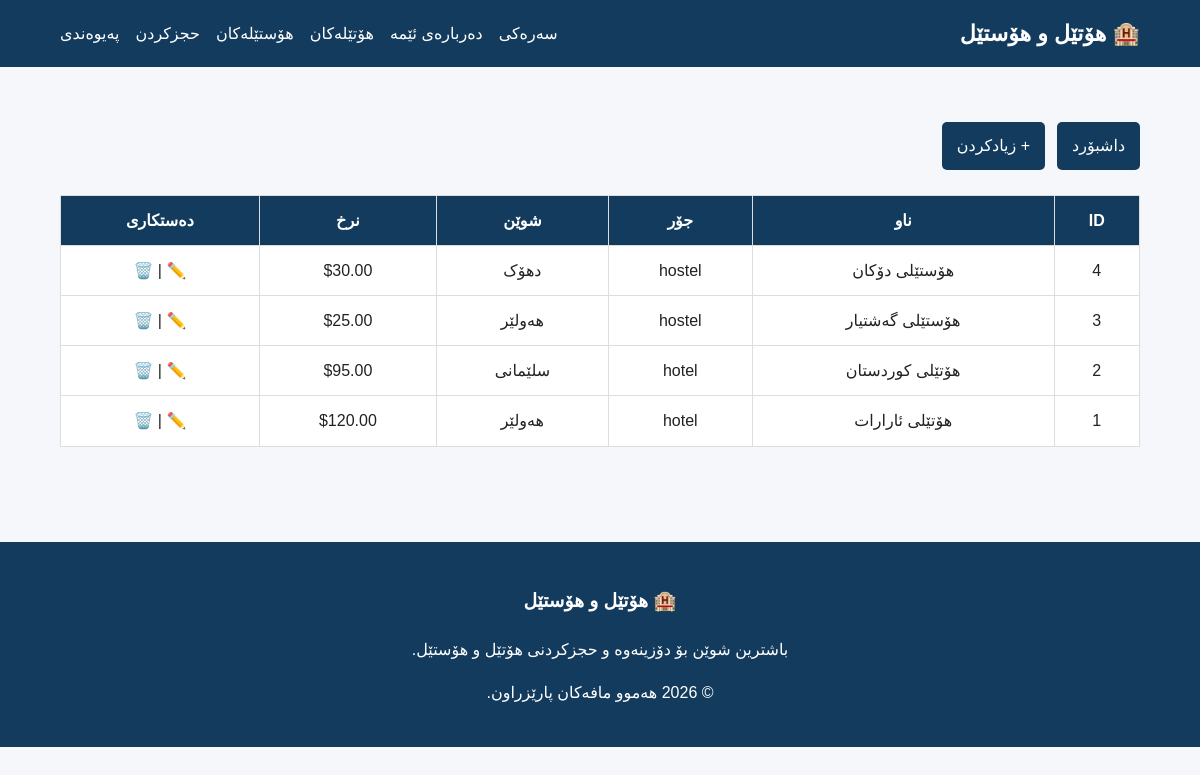
/admin/hotels.php (signed in), run on the app's committed database.
### tables this page shows
CREATE TABLE properties (
 id INT AUTO_INCREMENT PRIMARY KEY,
 name VARCHAR(255) NOT NULL,
 type ENUM('hotel','hostel') NOT NULL,
 location VARCHAR(255) NOT NULL,
 price DECIMAL(10,2) NOT NULL,
 image VARCHAR(500) NOT NULL,
 description TEXT NOT NULL,
 services TEXT,
 created_at TIMESTAMP DEFAULT CURRENT_TIMESTAMP
);

### admin/hotels.php (the view)
<?php require_once "../includes/db.php";require_once "../includes/auth.php";require_admin();$items=$conn->query("SELECT * FROM properties ORDER BY id DESC")->fetchAll(PDO::FETCH_ASSOC);$page_title="شوێنەکان";$root="../";include "../includes/header.php"; ?>
<section class="section"><div class="container"><div class="admin-menu"><a href="index.php">داشبۆرد</a><a href="add_hotel.php">+ زیادکردن</a></div><table><tr><th>ID</th><th>ناو</th><th>جۆر</th><th>شوێن</th><th>نرخ</th><th>دەستکاری</th></tr><?php foreach($items as $p): ?><tr><td><?= $p["id"] ?></td><td><?= htmlspecialchars($p["name"]) ?></td><td><?= $p["type"] ?></td><td><?= htmlspecialchars($p["location"]) ?></td><td>$<?= $p["price"] ?></td><td><a href="edit_hotel.php?id=<?= $p["id"] ?>">✏️</a> | <a href="delete_hotel.php?id=<?= $p["id"] ?>" onclick="return confirm('دڵنیایت؟')">🗑️</a></td></tr><?php endforeach; ?></table></div></section><?php include "../includes/footer.php"; ?>

### includes/header.php (shortened to what this page needs)
<?php if(!isset($page_title))$page_title="هۆتێل و هۆستێل"; $root=$root??""; ?>
<!DOCTYPE html><html lang="ku" dir="rtl"><head>
<title><?= htmlspecialchars($page_title) ?></title><link rel="stylesheet" href="<?= $root ?>css/style.css">
</head><body><header><div class="container navbar">
<a class="logo" href="<?= $root ?>index.php">🏨 هۆتێل و هۆستێل</a>
<nav><a href="<?= $root ?>index.php">سەرەکی</a><a href="<?= $root ?>about.php">دەربارەی ئێمە</a>
<a href="<?= $root ?>hotels.php">هۆتێلەکان</a><a href="<?= $root ?>hostels.php">هۆستێلەکان</a>
<a href="<?= $root ?>booking.php">حجزکردن</a><a href="<?= $root ?>contact.php">پەیوەندی</a></nav>
</div></header><main>

### includes/footer.php
</main><footer><div class="container"><h3>🏨 هۆتێل و هۆستێل</h3>
<p>باشترین شوێن بۆ دۆزینەوە و حجزکردنی هۆتێل و هۆستێل.</p><p>© <?= date("Y") ?> هەموو مافەکان پارێزراون.</p>
</div></footer></body></html>

### css/style.css (style rules this page uses)
* { box-sizing:border-box }
body { margin:0;font-family:Tahoma,Arial,sans-serif;background:#f5f7fb;color:#222;line-height:1.7 }
a { text-decoration:none }
.container { width:90%;max-width:1200px;margin:auto }
header { background:#123b5d;padding:15px 0 }
.navbar { display:flex;justify-content:space-between;align-items:center;gap:20px }
.logo { color:#fff;font-size:22px;font-weight:bold }
nav { display:flex;gap:16px;flex-wrap:wrap }
nav a { color:#fff }
.section { padding:55px 0 }
.admin-menu { display:flex;gap:12px;flex-wrap:wrap;margin-bottom:25px }
.admin-menu a { background:#123b5d;color:#fff;padding:10px 15px;border-radius:5px }
table { width:100%;border-collapse:collapse;background:#fff }
th,td { padding:11px;border:1px solid #ddd;text-align:center }
th { background:#123b5d;color:#fff }
footer { background:#123b5d;color:#fff;text-align:center;padding:25px 0;margin-top:40px }

### data on the page
properties: id "4", name "هۆستێلی دۆکان", type "hostel", location "دهۆک", price "30.00"
properties: id "3", name "هۆستێلی گەشتیار", type "hostel", location "هەولێر", price "25.00"
properties: id "2", name "هۆتێلی کوردستان", type "hotel", location "سلێمانی", price "95.00"
properties: id "1", name "هۆتێلی ئارارات", type "hotel", location "هەولێر", price "120.00"
